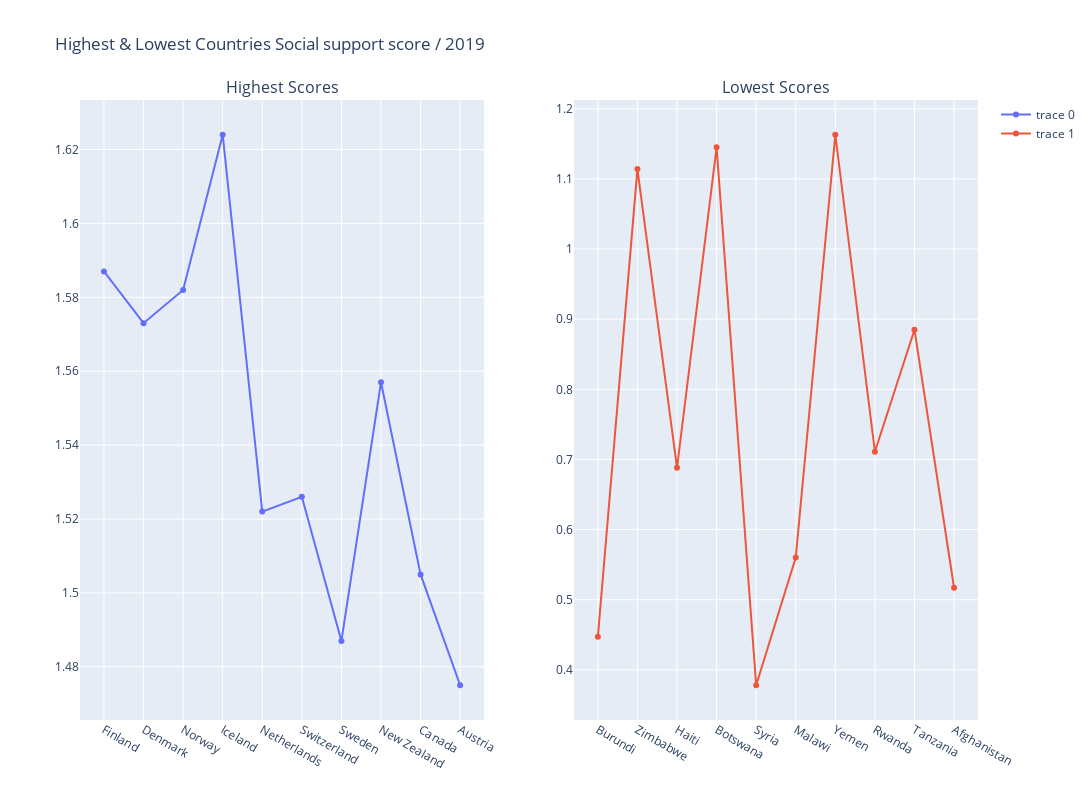

Source (notebook cell):
### Code cell
# visualize the highest & lowest countries Social Support
fig = make_subplots(rows=1, cols=2, subplot_titles=("Highest Scores", "Lowest Scores"))

fig.add_trace(
    go.Scatter(x=highest_df["country"], y=highest_df["social_support_score"], mode='markers+lines'),
    row=1, col=1
)

fig.add_trace(
    go.Scatter(x=lowest_df["country"], y=lowest_df["social_support_score"], mode='markers+lines'),
    row=1, col=2
)

fig.update_layout(height=800, width=1300, title_text="Highest & Lowest Countries Social support score / 2019")
fig.show()

### Figure 1 — Plotly figure (JSON) as saved in the notebook; plotly's stock layout.template omitted (floating-point values rounded to 4 significant figures)
{"data": [{"mode": "markers+lines", "type": "scatter", "x": ["Finland", "Denmark", "Norway", "Iceland", "Netherlands", "Switzerland", "Sweden", "New Zealand", "Canada", "Austria"], "xaxis": "x", "y": [1.587, 1.573, 1.582, 1.624, 1.522, 1.526, 1.487, 1.557, 1.505, 1.475], "yaxis": "y"}, {"mode": "markers+lines", "type": "scatter", "x": ["Burundi", "Zimbabwe", "Haiti", "Botswana", "Syria", "Malawi", "Yemen", "Rwanda", "Tanzania", "Afghanistan"], "xaxis": "x2", "y": [0.447, 1.114, 0.688, 1.145, 0.378, 0.56, 1.163, 0.711, 0.885, 0.517], "yaxis": "y2"}], "layout": {"annotations": [{"font": {"size": 16}, "showarrow": false, "text": "Highest Scores", "x": 0.225, "xanchor": "center", "xref": "paper", "y": 1, "yanchor": "bottom", "yref": "paper"}, {"font": {"size": 16}, "showarrow": false, "text": "Lowest Scores", "x": 0.775, "xanchor": "center", "xref": "paper", "y": 1, "yanchor": "bottom", "yref": "paper"}], "height": 800, "title": {"text": "Highest & Lowest Countries Social support score / 2019"}, "width": 1300, "xaxis": {"anchor": "y", "autorange": true, "domain": [0, 0.45], "range": [-0.5858, 9.586], "type": "category"}, "xaxis2": {"anchor": "y2", "autorange": true, "domain": [0.55, 1], "range": [-0.5858, 9.586], "type": "category"}, "yaxis": {"anchor": "x", "autorange": true, "domain": [0, 1], "range": [1.466, 1.633], "type": "linear"}, "yaxis2": {"anchor": "x2", "autorange": true, "domain": [0, 1], "range": [0.3284, 1.213], "type": "linear"}}}
